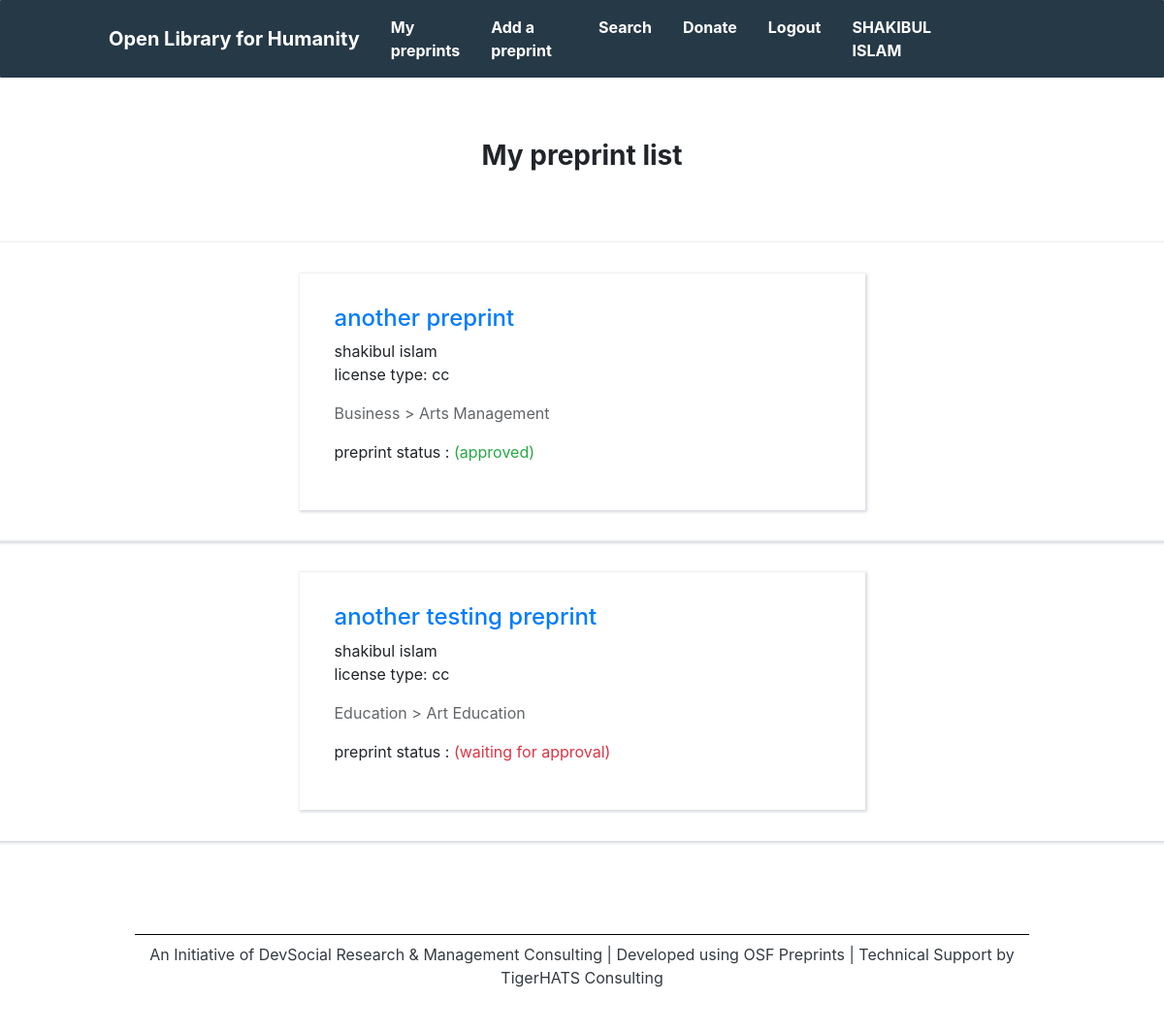
The app's page /dashboard/my_preprints/ (signed in) with its own data.
### accounts/models.py (models this page shows, shortened)
class User(AbstractBaseUser, PermissionsMixin):
    full_name=models.CharField(_('full_name'),max_length=25,blank=False,null=False)
    email = models.EmailField(_('email'), blank=False,unique=True)
    is_staff = models.BooleanField(
        _('staff status'),
        default=False,
        help_text=_('Designates whether the user can log into this admin site.'),
    )
    is_active = models.BooleanField(
        _('active'),
        default=True,
        help_text=_(
            'Designates whether this user should be treated as active. '
            'Unselect this instead of deleting accounts.'
        ),
    )
    date_joined = models.DateTimeField(_('date joined'), default=timezone.now)
    objects = UserManager()
    USERNAME_FIELD = 'email'
    REQUIRED_FIELDS = ['full_name']
    class Meta:
        verbose_name = _('users')
        verbose_name_plural = _('users')
        swappable = 'AUTH_USER_MODEL'

### dashboard/models.py (models this page shows, shortened)
class PreprintDetails(models.Model):
	date = models.DateField(auto_now_add=True,auto_now=False)
	service = models.CharField(null=True,blank=True,max_length=40)
	file = models.FileField(null=True,upload_to='media',blank=True)
	title = models.CharField(null=True,blank=True,max_length=250)
	public_data_link = models.CharField(null=True,blank=True,max_length=50)
	public_data_not_available_describe = models.TextField(null=True,blank=True)
	type_available_link = models.CharField(null=True,blank=True,max_length=100)
	type_available_link_type = models.CharField(null=True,blank=True,max_length=100)
	type_not_availabe_description = models.TextField(null=True,blank=True)
	license_type = models.CharField(null=True,blank=True,max_length=40)
	year = models.CharField(null=True,blank=True,max_length=30)
	copyright_holder = models.CharField(null=True,blank=True,max_length=110)
	doi = models.CharField(null=True,blank=True,max_length=30)
	pubdate=models.CharField(null=True,blank=True,max_length=12)
	keywords = models.CharField(null=True,blank=True,max_length=250)
	absctract = models.TextField(null=True,blank=True)
	selected_main_taxonomy = models.CharField(null=True,blank=True,max_length=240)
	selected_texonomy = models.CharField(null=True,blank=True,max_length=300)
	authors= models.CharField(null=True,blank=True,max_length=60)
	conflict_interest_describe = models.TextField(null=True,blank=True)
	default_author = models.ForeignKey(User,null=True,blank=True,max_length=30,on_delete=models.CASCADE)
	approved = models.BooleanField(default=False)
	rejected = models.BooleanField(default=False)
	class Meta:
		verbose_name = 'preprint details'
		verbose_name_plural = 'preprint details'

### dashboard/views.py (the view)
# urls.py: path('my_preprints/',views.my_preprints,name='my_preprints')
@login_required(login_url='/accounts/login/')
def my_preprints(request):
	if request.method == 'GET':
		f=PreprintDetails.objects.filter(default_author=request.user)
		page = request.GET.get('page', 1)
		paginator = Paginator(f, 8)
		try:
			results = paginator.page(page)
		except PageNotAnInteger:
			results = paginator.page(1)
		except EmptyPage:
			results = paginator.page(paginator.num_pages)
		return render(request,'my-preprints.html',{'results':results})

### templates/my-preprints.html (shortened to what this page needs)
{% extends 'base.html' %}
{% load static %}
{% block content %}
<div class="row justify-content-center" style="margin-bottom:4rem">
	<div class="col-md-6">
		<h3 class="text-center font-weight-bold" style="margin-top:4rem">My preprint list</h3>
</div>
</div>
          	{% if results %}
          	{% for result in results %}
<div class="row search-result-item justify-content-center">
          <div class="col-md-6 search-result-item">
            <h4 class="ml-1"><a href="{{result.file.url}}">{{result.title}}</a></h4>
            <span class="ml-1">{{result.default_author.full_name}}</span><br>
            <p class="text-italic ml-1">license type: {{result.license_type}}</p>
            <p style="opacity: 0.7" class="ml-1">{{result.selected_main_taxonomy}} > {{result.selected_texonomy}}</p>
            <p class="text-italic ml-1">preprint status : {% if result.approved %}<span class="text-success">(approved)</span>{% elif result.rejected %}<span class="text-danger">(Rejected)</span>{% else %} <span class="text-danger">(waiting for approval)</span>
            {% endif %}</p>
          </div>
 </div>
 {% endfor %}
            {% else %}
            <div class="row search-result-item justify-content-center">
            <div class="col-md-6">
            <h4 class="ml-1 text-center">You have not created any preprint !</h4>
        </div>
    </div>
            {% endif %}
{% endblock content %}

### templates/base.html (shortened to what this page needs)
{% load static %}
<!DOCTYPE html>
<html lang="en">
<head>
	<link rel="stylesheet" href="https://cdn.jsdelivr.net/npm/bootstrap@4.6.0/dist/css/bootstrap.min.css">
	<link rel="stylesheet" type="text/css" href="{% static 'css/style.css' %}">
  <link rel="stylesheet" href="https://cdnjs.cloudflare.com/ajax/libs/font-awesome/4.0.0/css/font-awesome.min.css" />
<link rel="stylesheet" href="https://cdnjs.cloudflare.com/ajax/libs/OwlCarousel2/2.3.4/assets/owl.carousel.min.css">
<link rel="stylesheet" href="https://cdnjs.cloudflare.com/ajax/libs/OwlCarousel2/2.3.4/assets/owl.theme.default.css">
<div class="brands">
</head>
<body>
<nav class="navbar navbar-expand-lg navbar-light  " style="background-color:#263947">
  <a class="navbar-brand text-white font-weight-bold logo" href="{% url 'index' %}">Open Library for Humanity</a>
  <div class="collapse navbar-collapse"  id="navbarNav" >
    <ul class="navbar-nav ml-auto nav-items">
      {% if request.user.is_authenticated %}
      <li class="nav-item active">
        <a class="nav-link text-white font-weight-bold" href="{% url 'my_preprints' %}">My preprints</a>
      </li>
      {% endif %}
      <li class="nav-item active">
        <a class="nav-link text-white font-weight-bold" href="{% url 'add_preprint' %}">Add a preprint</a>
      </li>
      <li class="nav-item active">
        <a class="nav-link text-white font-weight-bold" href="{% url 'preprint_query_page' %}">Search</a>
      </li>
      <li class="nav-item active">
        <a class="nav-link text-white font-weight-bold" href="{% url 'donation' %}">Donate</a>
      </li>
      {% if request.user.is_authenticated %}
      <li class="nav-item active">
        <a class="nav-link text-white font-weight-bold" href="{% url 'logout' %}">Logout</a>
      </li>
      <li class="nav-item active">
        <a class="nav-link text-white font-weight-bold text-uppercase" href="{% url 'update_profile' %}"> {{request.user.full_name}}</a>
      </li>
      {% endif %}
    </ul>
  </div>
</nav>
{% block content %}
{% endblock content %}
<section id="footer" style="margin-top:3rem">
  <div class="row justify-content-center">
    <div class="col-md-9 mt-4" style="border-top:1px solid black">
      <p class="text-center mt-2 text-dark  ">
        <a class="text-dark" href="https://devsocial.org">An Initiative of DevSocial Research & Management Consulting</a>  | Developed using <a class="text-dark" href="https://osf.io/preprints">OSF Preprints</a>  | Technical Support by <a class="text-dark" href="https://tigerhats.com">TigerHATS Consulting</a></p>
    </div>
  </div>
</section>
</body>
</html>

### static/css/style.css (style rules this page uses)
.navbar-light { border-radius: 1px; }
.logo { margin-left: 6rem !important; }
.nav-items { margin-right: 12rem !important; }
.nav-items li { margin-left:0.5rem; margin-right: 0.5rem; }
ul { list-style-type: none; }
.search-result-item { padding-left: 2rem; padding-right: 2rem; padding-top: 2rem; padding-bottom: 2rem; box-shadow: 1px 1px 3px 1px #d5d8de; }
.brands { width: 100%; padding-bottom: 90px }

### records on screen
User: user.full_name "SHAKIBUL ISLAM"
PreprintDetails: title "another preprint", default_author.full_name "shakibul islam", license_type "cc", selected_main_taxonomy "Business", selected_texonomy "Arts Management", approved "(approved)"
PreprintDetails: title "another testing preprint", default_author.full_name "shakibul islam", license_type "cc", selected_main_taxonomy "Education", selected_texonomy "Art Education", approved "(waiting for approval)"
